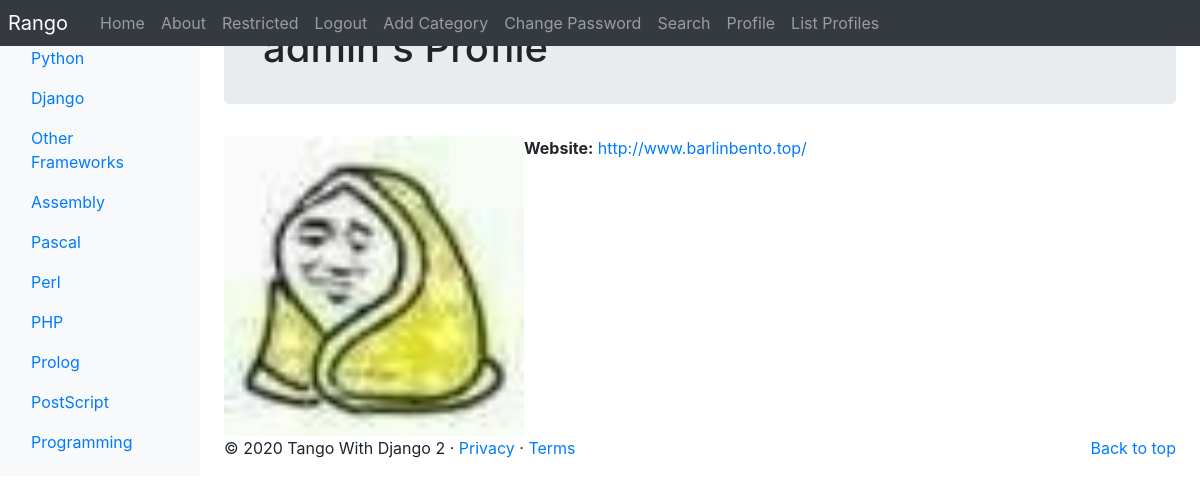
/rango/profile/admin/ (signed in), run on the app's committed database.
### rango/models.py (models this page shows, shortened)
class Category(models.Model):
    NAME_MAX_LENGTH = 128
    name = models.CharField(max_length=NAME_MAX_LENGTH, unique=True)
    views = models.IntegerField(default=0)
    likes = models.IntegerField(default=0)
    slug = models.SlugField(unique=True)
    class Meta:
        verbose_name_plural = 'Categories'

class UserProfile(models.Model):
    user = models.OneToOneField(User, on_delete=models.CASCADE)
    website = models.URLField(blank=True)
    picture = models.ImageField(upload_to='profile_images', blank=True)

### rango/views.py (the view, shortened to what this page needs)
# urls.py: path('profile/<username>/', views.ProfileView.as_view(), name='profile'),
class ProfileView(View):
    def get_user_details(self, username):
        try:
            user = User.objects.get(username=username)
        except User.DoesNotExist:
            return None
        user_profile = UserProfile.objects.get_or_create(user=user)[0]
        form = UserProfileForm({'website': user_profile.website,'picture': user_profile.picture})
        return (user, user_profile, form)
    @method_decorator(login_required)
    def get(self, request, username):
        try:
            (user, user_profile, form) = self.get_user_details(username)
        except TypeError:
            return redirect(reverse('rango:index'))
        context_dict = {'user_profile': user_profile,
        'selected_user': user,
        'form': form}
        return render(request, 'rango/profile.html', context_dict)

### rango/templatetags/rango_template_tags.py (called while the page is built)
@register.inclusion_tag('rango/categories.html')
def get_category_list(current_category=None):
    return {'categories': Category.objects.all(),
    'current_category': current_category}

### templates/rango/profile.html (shortened to what this page needs)
{% extends 'rango/base.html' %}
{% load staticfiles %}
{% block body_block %}
    <div class="jumbotron p-4">
        <div class="container">
            <h1 class="jumbotron-heading">{{ selected_user.username }}'s Profile</h1>
        </div>
    </div>
    <div class="container">
        <div class="row">
            {% if user_profile.picture %}
            <img src="{{ MEDIA_URL }}{{ user_profile.picture }}"
            width="300"
            height="300"
            alt="{{ selected_user.username }}'s profile image" />
            <br />
            {% else %}
            <img width="64" height="64"
            src="https://lorempixel.com/64/64/people/"/>
            <br />
            {% endif %}
            <div>
                {% if selected_user == user %}
                <form method="post" action="." enctype="multipart/form-data">
                {% csrf_token %}
                {{ form.as_p }}
                <input type="submit" value="Update" />
                </form>
                {% else %}
                <p>
                <strong>Website:</strong>
                <a href="{{ user_profile.website }}">{{ user_profile.website }}</a>
                </p>
                {% endif %}
            </div>
        </div>
</div>
{% endblock %}

### templates/rango/categories.html (shortened to what this page needs)
<ul class="nav flex-column">
    {% if categories %}
        {% for c in categories %}
            {% if c == current_category %}
            <li class="nav-item">
                <a class="nav-link active" href="{% url 'rango:show_category' c.slug %}"><span data-feather="archive"></span>{{ c.name }}</>
            </li>
            {% else %}
            <li class="nav-item">
                <a class="nav-link" href="{% url 'rango:show_category' c.slug %}">{{c.name}}</a>
            </li>
            {% endif %}
        {% endfor %}
    {% else %}
        <li><strong>There are no categories present.</strong></li>
    {% endif %}
</ul>

### data on the page
Category: name "Python"
Category: name "Django"
Category: name "Other Frameworks"
Category: name "Assembly"
Category: name "Pascal"
Category: name "Perl"
Category: name "PHP"
Category: name "Prolog"
Category: name "PostScript"
Category: name "Programming"
UserProfile: picture (picture), website "http://www.barlinbento.top/"

### other printed values
{{ selected_user.username }} "admin"
